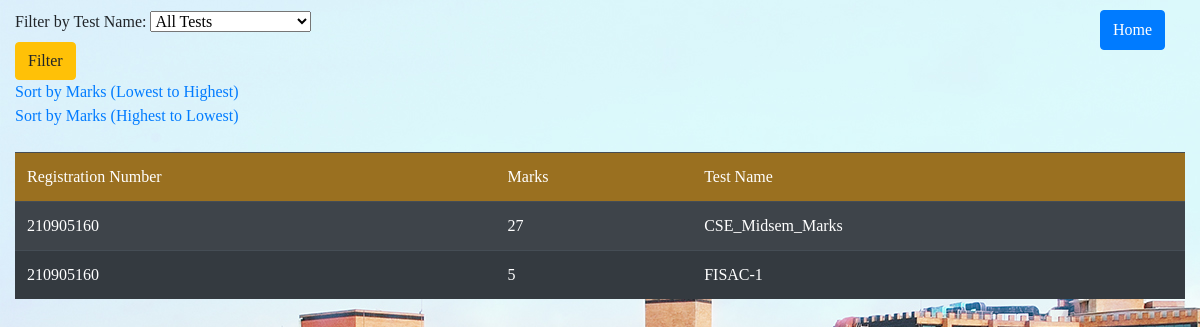
/studentmarks_result/PCAP/ (signed in), run on the app's committed database.
### webapp/models.py (models this page shows)
class Marks(models.Model):
    test_name = models.CharField(max_length=100)
    student_regno = models.ForeignKey(User, to_field='username', on_delete=models.CASCADE, limit_choices_to={'user': 'student'})
    subject = models.CharField(max_length=100)
    marks = models.PositiveIntegerField(default = 0)
    date = models.DateField()

class User(models.Model):
    CHOICES = (('student','student'),('teacher','teacher'))
    username = models.IntegerField(primary_key = True)
    password = models.CharField(max_length = 100)
    user = models.CharField(max_length = 100,choices=CHOICES)

### webapp/views.py (the view)
# urls.py: path('studentmarks_result/<str:subject>/',views.studentmarksResult,name='studentmarksResult'),
def studentmarksResult(request,subject):
    test_name = request.GET.get('test_name')
    sort_order = request.GET.get('sort')
    marks_query = Marks.objects.all()
    student_regno = request.session.get('username')
    marks_query = marks_query.filter(subject=subject,student_regno=student_regno)
    if test_name:
        marks_query = marks_query.filter(test_name=test_name)
    else:
        if sort_order == 'asc':
            marks_query = marks_query.order_by('marks')
        elif sort_order == 'desc':
            marks_query = marks_query.order_by('-marks')
    unique_tests = Marks.objects.values('test_name').annotate(count=Count('test_name'))
    context =  {}
    context['unique_tests'] = unique_tests
    context['marks'] = marks_query
    context['subject'] = subject
    return render(request,'studentmarks_result.html',context)

### webapp/templates/webapp/studentmarks_result.html (shortened to what this page needs)
<!DOCTYPE html>
<html lang="en" xmlns="http://www.w3.org/1999/xhtml">
<head>
    <link rel="stylesheet" href="https://cdn.jsdelivr.net/npm/bootstrap@4.4.1/dist/css/bootstrap.min.css">
    <link href="https://cdn.jsdelivr.net/npm/bootstrap-icons/font/bootstrap-icons.css" rel="stylesheet">
</head>
{% load static %}
<body style="background-image:url({% static 'manipal.jpg' %});font-family:Georgia">
    <div class="container-fluid">
        <div class="d-flex" style="padding-top:10px">
            <form action="/studentmarks_result/{{ subject }}/" method="GET" class="mr-2">
                <label for="test_name">Filter by Test Name:</label>
                <select name="test_name" id="test_name">
                    <option value="">All Tests</option>
                </select><br />
                <input type="submit" value="Filter" class="btn btn-warning"><br />
            </form>
            <button type="submit" class="btn btn-primary" style="height:40px;position:absolute;top:10px;left:1100px"><a href="/index/" style="color:white">Home</a></button>
        </div>
            <a href="/studentmarks_result/{{ subject }}/?sort=asc">Sort by Marks (Lowest to Highest)</a><br />
            <a href="/studentmarks_result/{{ subject }}/?sort=desc">Sort by Marks (Highest to Lowest)</a>
        </div>
        <div class="container-fluid">
            <table class="table table-dark table-striped table-hover mt-4">
                <thead style="background-color: rgba(255, 165, 0, 0.5); border-radius: 20px;">
                <td>Registration Number</td>
                <td>Marks</td>
                <td>Test Name</td>
                </thead>
                {% for mark in marks %}
                <tr>
                    <td>{{ mark.student_regno.username }}</td>
                    <td>{{ mark.marks }}</td>
                    <td>{{ mark.test_name }}</td>
                </tr>
                {% endfor %}
            </table>
        </div>
</body>
</html>

### data on the page
Marks: student_regno.username "210905160", marks "27", test_name "CSE_Midsem_Marks"
Marks: student_regno.username "210905160", marks "5", test_name "FISAC-1"
